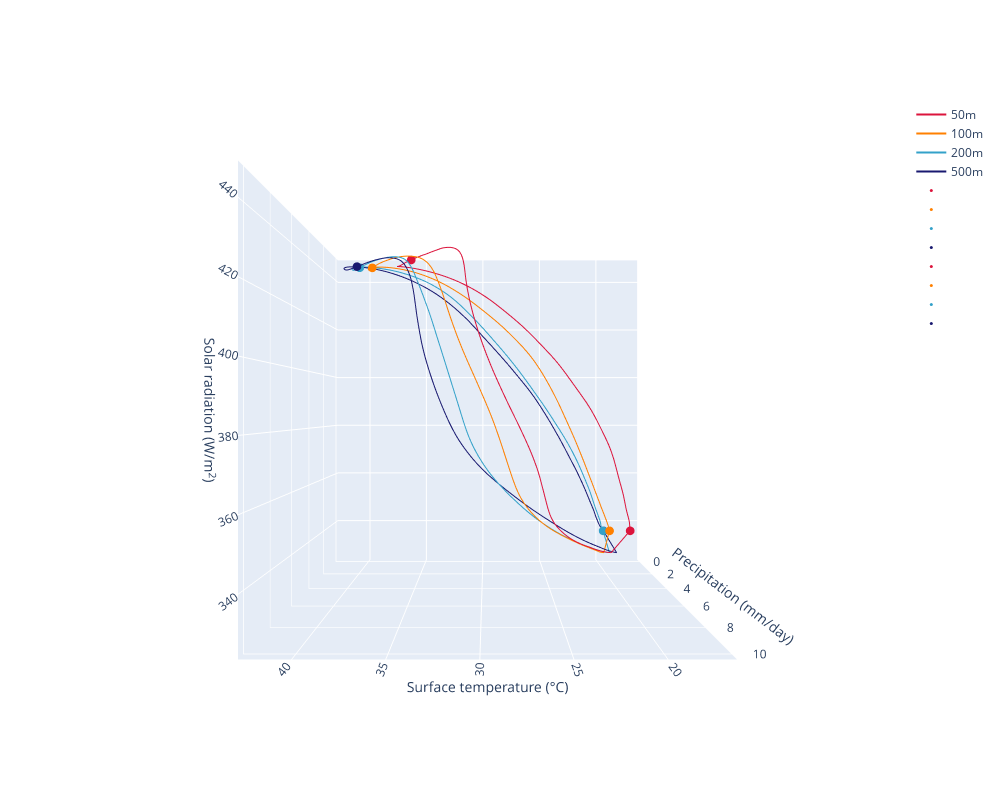

The cell this chart's notebook holds for it:
### Code cell
### PLOT INTERACTIVE 3D PLOT
#-------------------

colors = ["#DC143C", "#FF8000", "#33A1C9", "#191970"]

# Create a 3D line plot
fig = go.Figure(data=[
    go.Scatter3d(
        x=list(sw_m_z_mean_ssa[50]) + [sw_m_z_mean_ssa[50][0]],
        y=list(tsurf_m_z_mean_ssa[50]) + [tsurf_m_z_mean_ssa[50][0]],
        z=list(pr_m_z_mean_ssa[50]) + [pr_m_z_mean_ssa[50][0]],
        mode='lines',
        name='50m',
        line=dict(color=colors[0]),
    ),
    go.Scatter3d(
        x=list(sw_m_z_mean_ssa[100]) + [sw_m_z_mean_ssa[100][0]],
        y=list(tsurf_m_z_mean_ssa[100]) + [tsurf_m_z_mean_ssa[100][0]],
        z=list(pr_m_z_mean_ssa[100]) + [pr_m_z_mean_ssa[100][0]],
        mode='lines',
        name='100m',
        line=dict(color=colors[1]),
    ),
    go.Scatter3d(
        x=list(sw_m_z_mean_ssa[200]) + [sw_m_z_mean_ssa[200][0]],
        y=list(tsurf_m_z_mean_ssa[200]) + [tsurf_m_z_mean_ssa[200][0]],
        z=list(pr_m_z_mean_ssa[200]) + [pr_m_z_mean_ssa[200][0]],
        mode='lines',
        name='200m',
        line=dict(color=colors[2]),
    ),
    go.Scatter3d(
        x=list(sw_m_z_mean_ssa[500]) + [sw_m_z_mean_ssa[500][0]],
        y=list(tsurf_m_z_mean_ssa[500]) + [tsurf_m_z_mean_ssa[500][0]],
        z=list(pr_m_z_mean_ssa[500]) + [pr_m_z_mean_ssa[500][0]],
        mode='lines',
        name='500m',
        line=dict(color=colors[3]),
    ),
    go.Scatter3d(
        x=[sw_m_z_mean_ssa[50][0]],
        y=[tsurf_m_z_mean_ssa[50][0]],
        z=[pr_m_z_mean_ssa[50][0]],
        mode='markers',
        name = '',
        marker=dict(size=3, color=colors[0]),
    ),
    go.Scatter3d(
        x=[sw_m_z_mean_ssa[100][0]],
        y=[tsurf_m_z_mean_ssa[100][0]],
        z=[pr_m_z_mean_ssa[100][0]],
        mode='markers',
        name = '',
        marker=dict(size=3, color=colors[1]),
    ),
    go.Scatter3d(
        x=[sw_m_z_mean_ssa[200][0]],
        y=[tsurf_m_z_mean_ssa[200][0]],
        z=[pr_m_z_mean_ssa[200][0]],
        mode='markers',
        name = '',
        marker=dict(size=3, color=colors[2]),
    ),
    go.Scatter3d(
        x=[sw_m_z_mean_ssa[500][0]],
        y=[tsurf_m_z_mean_ssa[500][0]],
        z=[pr_m_z_mean_ssa[500][0]],
        mode='markers',
        name = '',
        marker=dict(size=3, color=colors[3]),
    ),  
        go.Scatter3d(
        x=[sw_m_z_mean_ssa[50][183]],
        y=[tsurf_m_z_mean_ssa[50][183]],
        z=[pr_m_z_mean_ssa[50][183]],
        mode='markers',
        name = '',
        marker=dict(size=3, color=colors[0]),
    ),
    go.Scatter3d(
        x=[sw_m_z_mean_ssa[100][183]],
        y=[tsurf_m_z_mean_ssa[100][183]],
        z=[pr_m_z_mean_ssa[100][183]],
        mode='markers',
        name = '',
        marker=dict(size=3, color=colors[1]),
    ),
    go.Scatter3d(
        x=[sw_m_z_mean_ssa[200][183]],
        y=[tsurf_m_z_mean_ssa[200][183]],
        z=[pr_m_z_mean_ssa[200][183]],
        mode='markers',
        name = '',
        marker=dict(size=3, color=colors[2]),
    ),
    go.Scatter3d(
        x=[sw_m_z_mean_ssa[500][183]],
        y=[tsurf_m_z_mean_ssa[500][183]],
        z=[pr_m_z_mean_ssa[500][183]],
        mode='markers',
        name = '',
        marker=dict(size=3, color=colors[3]),
    ),  
])


fig.update_layout(
    autosize=False,
    width=1000,
    height=800,
    scene=dict(
        xaxis_title='Solar radiation (W/m<sup>2</sup>)',
        yaxis_title='Surface temperature (°C)',
        zaxis_title='Precipitation (mm/day)',
        camera=dict(
            eye=dict(x=0, y=0, z=2.0)
        )
    )
)

### Figure 1 — Plotly figure (JSON) as saved in the notebook; plotly's stock layout.template omitted (floating-point values rounded to 4 significant figures; data arrays with more than 128 entries replaced by an {"elided": "..."} marker saying what was removed)
{"data": [{"line": {"color": "#DC143C"}, "mode": "lines", "name": "50m", "type": "scatter3d", "x": {"elided": "366 float values"}, "y": {"elided": "366 float values"}, "z": {"elided": "366 float values"}}, {"line": {"color": "#FF8000"}, "mode": "lines", "name": "100m", "type": "scatter3d", "x": {"elided": "366 float values"}, "y": {"elided": "366 float values"}, "z": {"elided": "366 float values"}}, {"line": {"color": "#33A1C9"}, "mode": "lines", "name": "200m", "type": "scatter3d", "x": {"elided": "366 float values"}, "y": {"elided": "366 float values"}, "z": {"elided": "366 float values"}}, {"line": {"color": "#191970"}, "mode": "lines", "name": "500m", "type": "scatter3d", "x": {"elided": "366 float values"}, "y": {"elided": "366 float values"}, "z": {"elided": "366 float values"}}, {"marker": {"color": "#DC143C", "size": 3}, "mode": "markers", "name": "", "type": "scatter3d", "x": [336.3], "y": [17.12], "z": [0.0003262]}, {"marker": {"color": "#FF8000", "size": 3}, "mode": "markers", "name": "", "type": "scatter3d", "x": [336.3], "y": [18.93], "z": [0.008668]}, {"marker": {"color": "#33A1C9", "size": 3}, "mode": "markers", "name": "", "type": "scatter3d", "x": [336.3], "y": [19.49], "z": [0.002736]}, {"marker": {"color": "#191970", "size": 3}, "mode": "markers", "name": "", "type": "scatter3d", "x": [336.3], "y": [19.46], "z": [0.0007582]}, {"marker": {"color": "#DC143C", "size": 3}, "mode": "markers", "name": "", "type": "scatter3d", "x": [442.8], "y": [35.65], "z": [2.499]}, {"marker": {"color": "#FF8000", "size": 3}, "mode": "markers", "name": "", "type": "scatter3d", "x": [442.8], "y": [39.24], "z": [1.172]}, {"marker": {"color": "#33A1C9", "size": 3}, "mode": "markers", "name": "", "type": "scatter3d", "x": [442.8], "y": [40.28], "z": [1.189]}, {"marker": {"color": "#191970", "size": 3}, "mode": "markers", "name": "", "type": "scatter3d", "x": [442.8], "y": [40.43], "z": [1.381]}], "layout": {"autosize": false, "height": 800, "scene": {"camera": {"eye": {"x": 0, "y": 0, "z": 2}}, "xaxis": {"title": {"text": "Solar radiation (W/m<sup>2</sup>)"}}, "yaxis": {"title": {"text": "Surface temperature (°C)"}}, "zaxis": {"title": {"text": "Precipitation (mm/day)"}}}, "width": 1000}}
